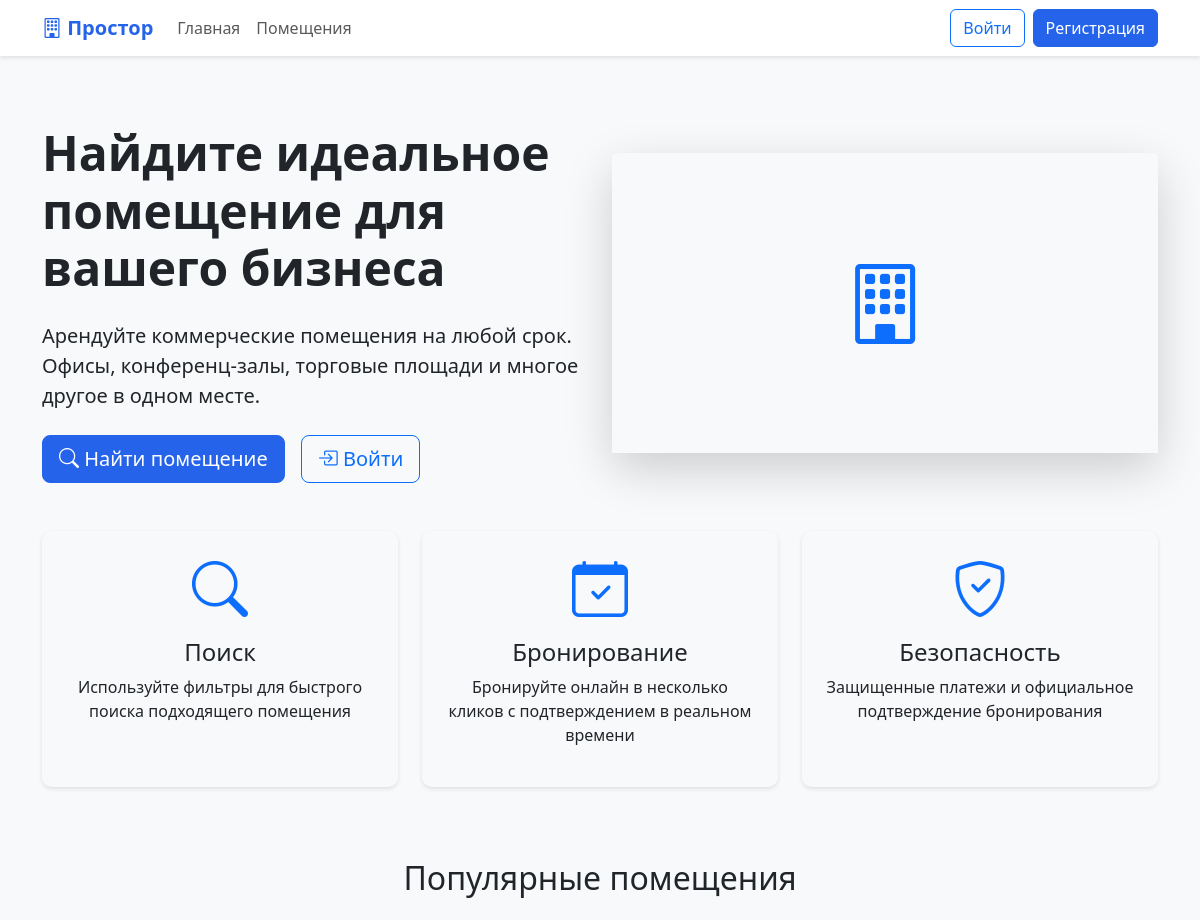
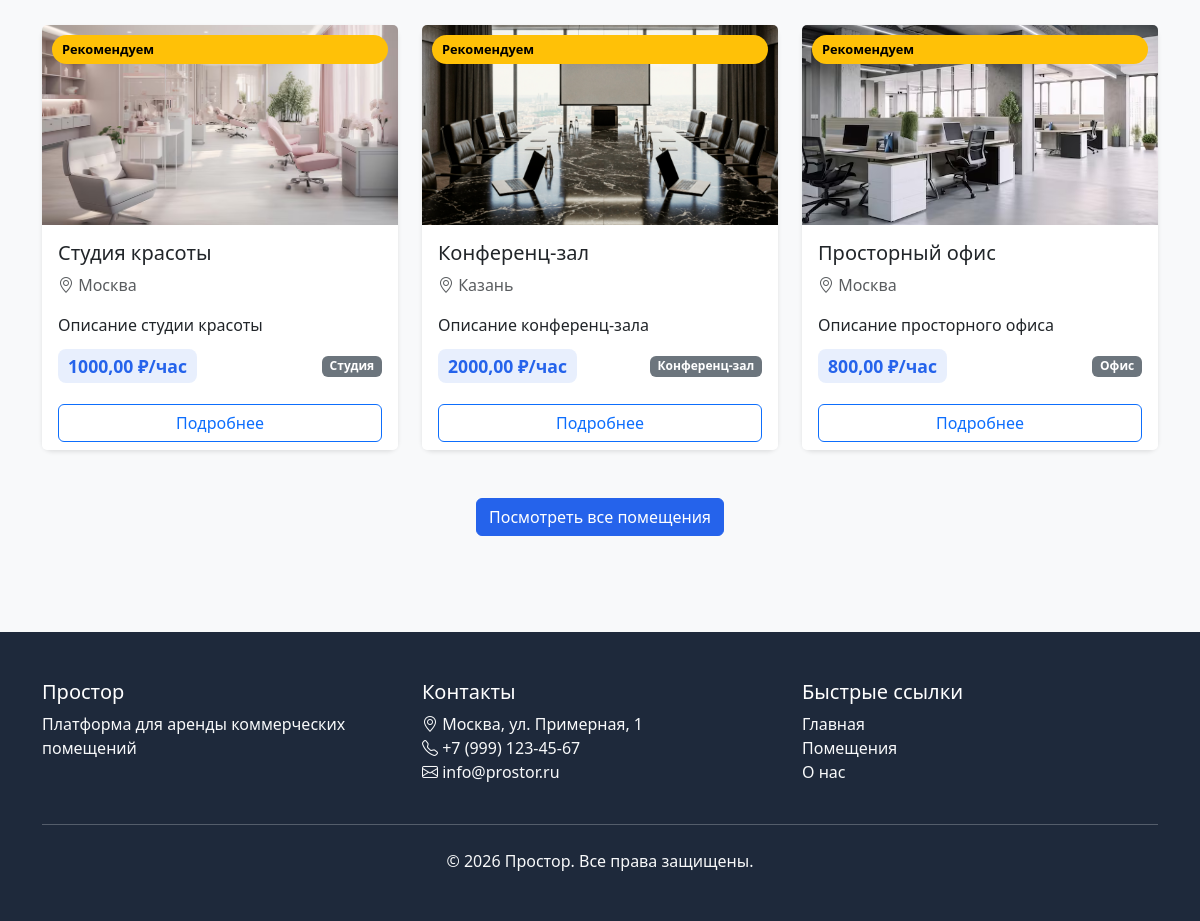
The page / on the database its author committed (2 pictures, top to bottom).
### core/models.py (models this page shows, shortened)
class Property(models.Model):
    PROPERTY_TYPE_CHOICES = [
        ('office', 'Офис'),
        ('conference', 'Конференц-зал'),
        ('coworking', 'Коворкинг'),
        ('shop', 'Торговая площадь'),
        ('warehouse', 'Склад'),
        ('studio', 'Студия'),
        ('other', 'Другое'),
    ]
    STATUS_CHOICES = [
        ('draft', 'Черновик'),
        ('pending', 'На модерации'),
        ('active', 'Активно'),
        ('rejected', 'Отклонено'),
        ('inactive', 'Неактивно'),
    ]
    landlord = models.ForeignKey(
        User,
        on_delete=models.CASCADE,
        related_name='properties',
        verbose_name='Владелец'
    )
    title = models.CharField(
        max_length=200,
        verbose_name='Название'
    )
    slug = models.SlugField(
        unique=True,
        verbose_name='Slug'
    )
    description = models.TextField(
        verbose_name='Описание'
    )
    property_type = models.CharField(
        max_length=20,
        choices=PROPERTY_TYPE_CHOICES,
        default='office',
        verbose_name='Тип помещения'
    )
    category = models.ForeignKey(
        Category,
        on_delete=models.SET_NULL,
        null=True,
        blank=True,
        related_name='properties',
        verbose_name='Категория'
    )
    city = models.CharField(
        max_length=100,
        default='Москва',
        verbose_name='Город'
    )
    address = models.CharField(
        max_length=200,
        default='Не указан',
        verbose_name='Адрес'
    )
    latitude = models.FloatField(
        null=True,
        blank=True,
        verbose_name='Широта'
    )
    longitude = models.FloatField(
        null=True,
        blank=True,
        verbose_name='Долгота'
    )
    price_per_hour = models.DecimalField(
        max_digits=10,
        decimal_places=2,
        default=1000.00,
        verbose_name='Цена за час'
    )
    price_per_day = models.DecimalField(
        max_digits=10,
        decimal_places=2,
        null=True,
        blank=True,
        verbose_name='Цена за день'
    )
    price_per_week = models.DecimalField(
        max_digits=10,
        decimal_places=2,
        null=True,
        blank=True,
        verbose_name='Цена за неделю'
    )
    price_per_month = models.DecimalField(
        max_digits=10,
        decimal_places=2,
        null=True,
        blank=True,
        verbose_name='Цена за месяц'
    )
    capacity = models.PositiveIntegerField(
        default=1,
        verbose_name='Вместимость'
    )
    area = models.DecimalField(
        max_digits=8,
        decimal_places=2,
        default=10.00,
        verbose_name='Площадь (м²)'
    )
    floor = models.IntegerField(
        null=True,
        blank=True,
        verbose_name='Этаж'
    )
    amenities = models.ManyToManyField(
        Amenity,
        blank=True,
        related_name='properties',
        verbose_name='Удобства'
    )
    is_featured = models.BooleanField(
        default=False,
        verbose_name='Рекомендуемое'
    )
    status = models.CharField(
        max_length=20,
        choices=STATUS_CHOICES,
        default='draft',
        verbose_name='Статус'
    )
    moderation_comment = models.TextField(
        blank=True,
        null=True,
        verbose_name='Комментарий модератора'
    )
    views_count = models.PositiveIntegerField(
        default=0,
        verbose_name='Количество просмотров'
    )
    created_at = models.DateTimeField(
        auto_now_add=True,
        verbose_name='Дата создания'
    )
    updated_at = models.DateTimeField(
        auto_now=True,
        verbose_name='Дата обновления'
    )
    class Meta:
        verbose_name = 'Помещение'
        verbose_name_plural = 'Помещения'
        ordering = ['-created_at']

class PropertyImage(models.Model):
    property = models.ForeignKey(
        Property,
        on_delete=models.CASCADE,
        related_name='images',
        verbose_name='Помещение'
    )
    image = models.ImageField(
        upload_to='properties/',
        verbose_name='Изображение'
    )
    is_main = models.BooleanField(
        default=False,
        verbose_name='Главное изображение'
    )
    uploaded_at = models.DateTimeField(
        auto_now_add=True,
        verbose_name='Дата загрузки'
    )
    class Meta:
        verbose_name = 'Изображение помещения'
        verbose_name_plural = 'Изображения помещений'

### core/views.py (the view)
# urls.py: path('', views.home, name='home'),
def home(request):
    auto_cancel_expired_bookings()
    properties = Property.objects.filter(
        status='active',
        is_featured=True
    ).select_related('landlord', 'category')[:5]
    context = {
        'properties': properties,
        'title': 'Аренда коммерческих помещений'
    }
    return render(request, 'core/home.html', context)

### core/views.py (called while the page is built, shortened)
def auto_cancel_expired_bookings():
    expiration_time = timezone.now() - timedelta(minutes=30)
    expired_bookings = Booking.objects.filter(
        status='pending',
        created_at__lte=expiration_time
    )
    count = expired_bookings.count()
    if count > 0:
        logger.info(f"Auto-cancelled {count} expired bookings")
    return count

### templates/core/home.html (shortened to what this page needs)
{% extends 'base.html' %}
{% load static %}
{% block content %}
<div class="container py-5">
    <div class="row align-items-center mb-5 animate-fade-in">
        <div class="col-lg-6">
            <h1 class="display-5 fw-bold mb-4 slide-in-left">
                Найдите идеальное помещение для вашего бизнеса
            </h1>
            <p class="lead mb-4 slide-in-left" style="animation-delay: 0.2s;">
                Арендуйте коммерческие помещения на любой срок. Офисы, конференц-залы,
                торговые площади и многое другое в одном месте.
            </p>
            <div class="d-flex gap-3 slide-in-left" style="animation-delay: 0.4s;">
                <a href="{% url 'property_list' %}" class="btn btn-primary btn-lg btn-hover-glow">
                    <i class="bi bi-search"></i> Найти помещение
                </a>
                {% if not user.is_authenticated %}
                <a href="{% url 'login' %}" class="btn btn-outline-primary btn-lg btn-hover-glow">
                    <i class="bi bi-box-arrow-in-right"></i> Войти
                </a>
                {% endif %}
            </div>
        </div>
        <div class="col-lg-6">
            <div class="card border-0 shadow-lg fade-in-right">
                {% if hero_photo %}
                <img src="{{ hero_photo }}"
                     class="card-img-top img-hover-zoom-static"
                     alt="Коммерческие помещения для аренды"
                     style="height: 300px; object-fit: cover;">
                {% else %}
                <div class="card-img-top bg-light d-flex align-items-center justify-content-center"
                     style="height: 300px;">
                    <i class="bi bi-building text-primary" style="font-size: 5rem;"></i>
                </div>
                {% endif %}
            </div>
        </div>
    </div>
    <div class="row mb-5">
        <div class="col-md-4 text-center mb-4">
            <div class="card border-0 bg-light p-4 h-100 hover-card-static">
                <i class="bi bi-search display-4 text-primary mb-3 icon-pulse"></i>
                <h4 class="text-fade-in">Поиск</h4>
                <p class="text-fade-in" style="animation-delay: 0.1s;">Используйте фильтры для быстрого поиска подходящего помещения</p>
            </div>
        </div>
        <div class="col-md-4 text-center mb-4">
            <div class="card border-0 bg-light p-4 h-100 hover-card-static" style="animation-delay: 0.2s;">
                <i class="bi bi-calendar-check display-4 text-primary mb-3 icon-pulse"></i>
                <h4 class="text-fade-in">Бронирование</h4>
                <p class="text-fade-in" style="animation-delay: 0.3s;">Бронируйте онлайн в несколько кликов с подтверждением в реальном времени</p>
            </div>
        </div>
        <div class="col-md-4 text-center mb-4">
            <div class="card border-0 bg-light p-4 h-100 hover-card-static" style="animation-delay: 0.4s;">
                <i class="bi bi-shield-check display-4 text-primary mb-3 icon-pulse"></i>
                <h4 class="text-fade-in">Безопасность</h4>
                <p class="text-fade-in" style="animation-delay: 0.5s;">Защищенные платежи и официальное подтверждение бронирования</p>
            </div>
        </div>
    </div>
    <h2 class="text-center mb-5 text-slide-up">Популярные помещения</h2>
    {% if properties %}
    <div class="row">
        {% for property in properties %}
        <div class="col-md-4 mb-4">
            <div class="card property-card h-100 hover-card-static"
                 style="animation-delay: {{ forloop.counter0|divisibleby:3|yesno:'0,0.2s,0.4s' }}">
                {% if property.is_featured %}
                <div class="featured-badge badge-pulse">Рекомендуем</div>
                {% endif %}
                <div class="position-relative">
                    {% if property.images.first %}
                    <img src="{{ property.images.first.image.url }}"
                         class="card-img-top img-hover-zoom-static"
                         alt="{{ property.title }}"
                         style="height: 200px; object-fit: cover;">
                    {% else %}
                    <div class="card-img-top bg-light d-flex align-items-center justify-content-center"
                         style="height: 200px;">
                        <i class="bi bi-building text-secondary icon-rotate" style="font-size: 3rem;"></i>
                    </div>
                    {% endif %}
                </div>
                <div class="card-body">
                    <h5 class="card-title text-fade-in">{{ property.title }}</h5>
                    <p class="card-text text-muted text-fade-in" style="animation-delay: 0.1s;">
                        <i class="bi bi-geo-alt"></i> {{ property.city }}
                    </p>
                    <p class="card-text text-fade-in" style="animation-delay: 0.2s;">{{ property.description|truncatechars:100 }}</p>
                    <div class="d-flex justify-content-between align-items-center mt-3">
                        <div>
                            <span class="price-tag price-glow">{{ property.price_per_hour|default:"0" }} ₽/час</span>
                        </div>
                        <span class="badge bg-secondary badge-bounce">{{ property.get_property_type_display }}</span>
                    </div>
                </div>
                <div class="card-footer bg-white border-0">
                    <a href="{% url 'property_detail' property.slug %}" class="btn btn-outline-primary w-100 btn-hover-glow">
                        Подробнее
                    </a>
                </div>
            </div>
        </div>
        {% endfor %}
    </div>
    <div class="text-center mt-4 fade-in-up" style="animation-delay: 0.6s;">
        <a href="{% url 'property_list' %}" class="btn btn-primary btn-pulse">
            Посмотреть все помещения
        </a>
    </div>
    {% else %}
    <div class="text-center py-5 fade-in-up">
        <i class="bi bi-building display-1 text-muted icon-rotate"></i>
        <h3 class="mt-3">Пока нет доступных помещений</h3>
        <p class="text-muted">Загляните позже или свяжитесь с нами</p>
    </div>
    {% endif %}
</div>
{% endblock %}

### templates/base.html (style rules this page uses)
:root { --primary: #2563eb; --secondary: #64748b; --success: #10b981; --warning: #f59e0b; --danger: #ef4444; --light: #f8fafc; --dark: #1e293b; }
body { background-color: #f8f9fa; padding-top: 76px; }
.card { border: none; box-shadow: 0 2px 4px rgba(0,0,0,0.1); border-radius: 10px; }
.btn-primary { background-color: var(--primary); border-color: var(--primary); }
.property-card { transition: transform 0.2s; }
.featured-badge { position: absolute; top: 10px; left: 10px; background-color: var(--warning); color: white; padding: 4px 12px; border-radius: 20px; font-size: 12px; font-weight: 600; }
.price-tag { background-color: var(--primary); color: white; padding: 6px 12px; border-radius: 6px; font-weight: 600; }

### templates/core/home.html (style rules this page uses)
.animate-fade-in { opacity: 0; animation: fadeIn 1s ease forwards; }
.slide-in-left { opacity: 0; transform: translateX(-30px); animation: slideInLeft 0.8s ease forwards; }
.fade-in-right { opacity: 0; transform: translateX(30px); animation: fadeInRight 0.8s ease forwards; animation-delay: 0.3s; }
.fade-in-up { opacity: 0; transform: translateY(20px); animation: fadeInUp 0.8s ease forwards; }
.text-fade-in { opacity: 0; animation: textFadeIn 0.8s ease forwards; }
.text-slide-up { opacity: 0; transform: translateY(20px); animation: textSlideUp 0.8s ease forwards; animation-delay: 0.3s; }
.img-hover-zoom-static { transition: transform 0.5s ease, filter 0.3s ease; }
.hover-card-static { transition: all 0.3s ease; }
.btn-hover-glow { transition: all 0.3s ease; }
.icon-pulse { animation: iconPulse 2s ease-in-out infinite; }
.price-glow { animation: priceGlow 3s ease-in-out infinite; }
.badge-bounce { animation: badgeBounce 2s ease infinite; }
.btn-pulse { animation: btnPulse 2s ease-in-out infinite; }
.badge-pulse { animation: badgePulse 2s infinite; }
.price-tag { font-weight: bold; font-size: 1.1rem; color: #2563eb; padding: 5px 10px; background: rgba(37, 99, 235, 0.1); border-radius: 8px; transition: all 0.3s ease; }
.featured-badge { position: absolute; top: 10px; right: 10px; background: #ffc107; color: #000; padding: 5px 10px; border-radius: 20px; font-size: 0.8rem; font-weight: bold; z-index: 1; }
.shadow-lg { box-shadow: 0 15px 35px rgba(0, 0, 0, 0.1); }
* { transition: all 0.3s ease; }

### rows shown on the page
Property: is_featured "Рекомендуем", images.first.image (picture), title "Студия красоты", city "Москва", description "Описание студии красоты", price_per_hour "1000,00", property_type "Студия"
Property: is_featured "Рекомендуем", images.first.image (picture), title "Конференц-зал", city "Казань", description "Описание конференц-зала", price_per_hour "2000,00", property_type "Конференц-зал"
Property: is_featured "Рекомендуем", images.first.image (picture), title "Просторный офис", city "Москва", description "Описание просторного офиса", price_per_hour "800,00", property_type "Офис"
